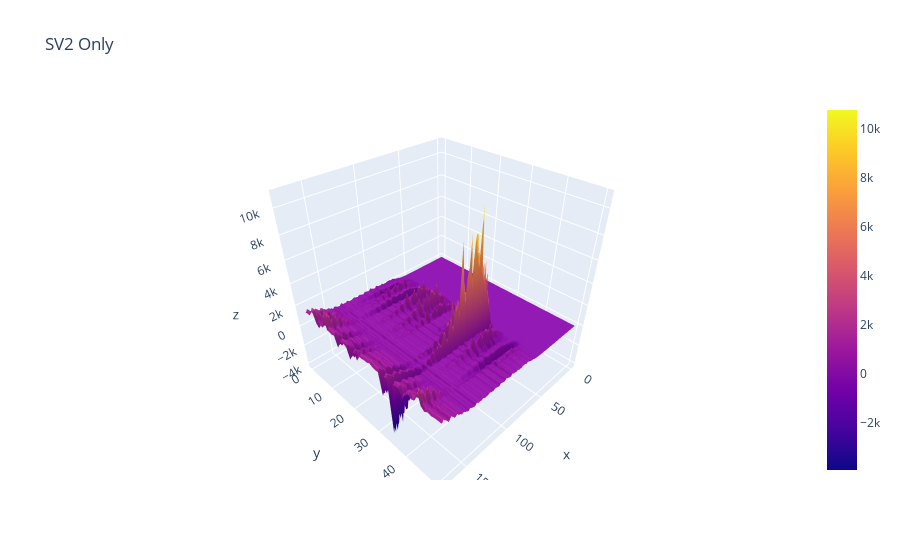

Notebook source saved alongside this figure:
### Code cell
approx_uptorank2_meancentered = u[:,:2] @ s[0:2,:2] @ v[:2,:]
approx_justrank2 = approx_uptorank2_meancentered - approx_uptorank1_meancentered + b
fig = go.Figure(data=[go.Surface(z=approx_justrank2)])
fig.update_layout(title='SV2 Only',autosize=True)
fig.show()

### Figure 1 — Plotly figure (JSON) as saved in the notebook; plotly's stock layout.template omitted (floating-point values rounded to 4 significant figures; data arrays with more than 128 entries replaced by an {"elided": "..."} marker saying what was removed)
{"data": [{"type": "surface", "z": {"elided": "51x173 float values"}}], "layout": {"autosize": true, "title": {"text": "SV2 Only"}}}
